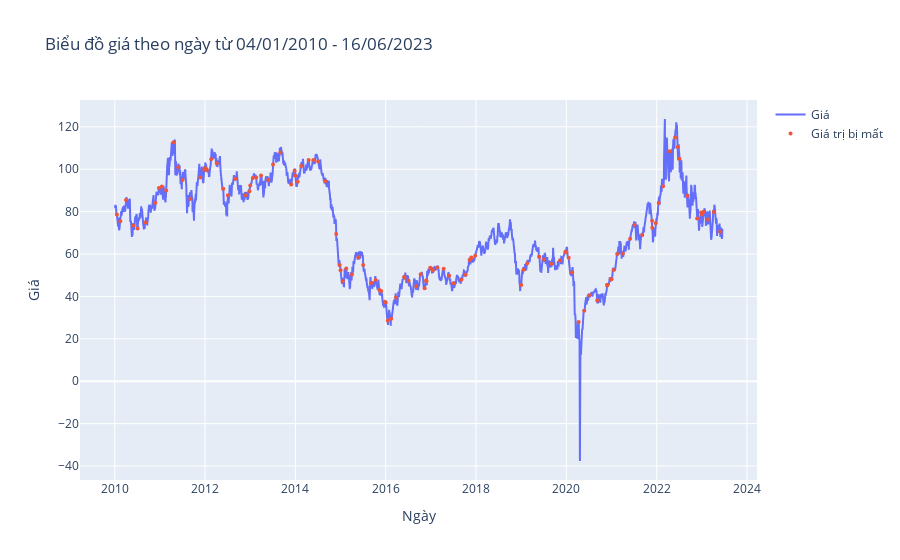

Notebook cell for this chart:
### Code cell
# Tạo đối tượng biểu đồ
fig = go.Figure()

# Thêm dữ liệu và đường biểu đồ
fig.add_trace(go.Scatter(x=df.index, y=df["price"], mode='lines', name='Giá'))
fig.add_trace(go.Scatter(x=df["price"][data["price"].isnull()].index, y=df["price"][data["price"].isnull()], mode='markers', name='Giá trị bị mất', marker=dict(size=4)))
# Đặt nhãn cho trục x và trục y
fig.update_xaxes(title_text='Ngày')
fig.update_yaxes(title_text='Giá')

# Đặt tiêu đề cho biểu đồ
fig.update_layout(title='Biểu đồ giá theo ngày từ 04/01/2010 - 16/06/2023')

# Hiển thị biểu đồ
fig.show()
